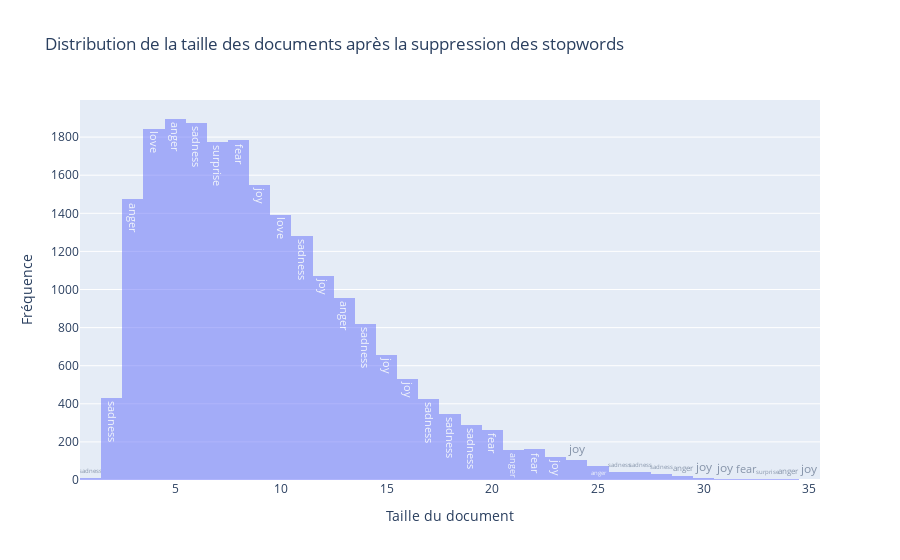

Source (notebook cell):
### Code cell
trace1 = go.Histogram(
    x = df_explo['Length'],
    text = df_explo.Emotion,
    opacity=0.5,
)

data = [trace1]
layout = go.Layout(barmode='overlay',
                   title='Distribution de la taille des documents après la suppression des stopwords',
                   xaxis=dict(title='Taille du document'),
                   yaxis=dict( title='Fréquence'),
                  )
fig = go.Figure(data=data, layout=layout)
iplot(fig)

### Figure 1 — Plotly figure (JSON) as saved in the notebook; plotly's stock layout.template omitted (floating-point values rounded to 4 significant figures; data arrays with more than 128 entries replaced by an {"elided": "..."} marker saying what was removed)
{"data": [{"opacity": 0.5, "text": {"elided": "21459 str values"}, "type": "histogram", "x": {"elided": "21459 int values"}}], "layout": {"barmode": "overlay", "title": {"text": "Distribution de la taille des documents après la suppression des stopwords"}, "xaxis": {"title": {"text": "Taille du document"}}, "yaxis": {"title": {"text": "Fréquence"}}}}
